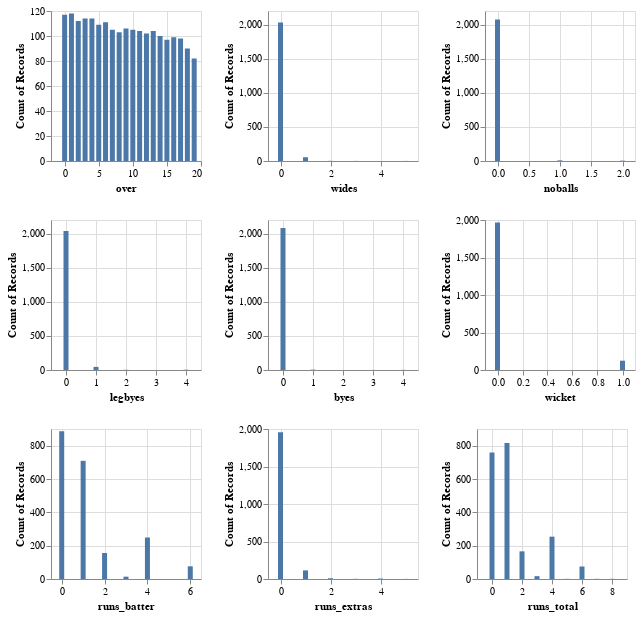

Write notebook code for a chart like this one.
### Markdown cell above
The dataset contains 22 columns and 2090 observations related to cricket. The ratio of quantitative to categorical (ordinal and nominal) data is approximately 50:50. Note that the columns **player_out, player_out_id, fielder_name, fielders_id, and wicket_type** show a significant amount of missing values. Player_out and player_out_id may be missing due to inapplicability (e.g., no one is out), which results in fielder_name, fielder_id, and wicket_type being invalid in these observations. Thus, these missing data are likely classified as **missing at random(MAR)**. Given the complexity of imputing these values, they are unlikely to be included in our further analysis.

### Code cell
def vis_bar(x_input):
    return alt.Chart(data).mark_bar().encode(
        x = x_input,
        y = "count()"
    ).properties(
        width = 150, 
        height = 150
    )

over = vis_bar("over")
wides = vis_bar("wides")
noballs = vis_bar("noballs")
legbyes = vis_bar("legbyes")
byes = vis_bar("byes")
wicket = vis_bar("wicket")
run_batter = vis_bar("runs_batter")
run_extras = vis_bar("runs_extras")
run_total = vis_bar("runs_total") 

v1 = alt.hconcat(over, wides, noballs)
v2 = alt.hconcat(legbyes, byes, wicket)
v3 = alt.hconcat(run_batter, run_extras, run_total)
alt.vconcat(v1, v2, v3)

### Figure 1 — Vega-Lite specification as saved in the notebook (floating-point values rounded to 4 significant figures; data arrays with more than 128 entries replaced by an {"elided": "..."} marker saying what was removed)
{"config": {"view": {"continuousWidth": 300, "continuousHeight": 300}}, "vconcat": [{"hconcat": [{"mark": {"type": "bar"}, "encoding": {"x": {"field": "over", "type": "quantitative"}, "y": {"aggregate": "count", "type": "quantitative"}}, "height": 150, "width": 150}, {"mark": {"type": "bar"}, "encoding": {"x": {"field": "wides", "type": "quantitative"}, "y": {"aggregate": "count", "type": "quantitative"}}, "height": 150, "width": 150}, {"mark": {"type": "bar"}, "encoding": {"x": {"field": "noballs", "type": "quantitative"}, "y": {"aggregate": "count", "type": "quantitative"}}, "height": 150, "width": 150}]}, {"hconcat": [{"mark": {"type": "bar"}, "encoding": {"x": {"field": "legbyes", "type": "quantitative"}, "y": {"aggregate": "count", "type": "quantitative"}}, "height": 150, "width": 150}, {"mark": {"type": "bar"}, "encoding": {"x": {"field": "byes", "type": "quantitative"}, "y": {"aggregate": "count", "type": "quantitative"}}, "height": 150, "width": 150}, {"mark": {"type": "bar"}, "encoding": {"x": {"field": "wicket", "type": "quantitative"}, "y": {"aggregate": "count", "type": "quantitative"}}, "height": 150, "width": 150}]}, {"hconcat": [{"mark": {"type": "bar"}, "encoding": {"x": {"field": "runs_batter", "type": "quantitative"}, "y": {"aggregate": "count", "type": "quantitative"}}, "height": 150, "width": 150}, {"mark": {"type": "bar"}, "encoding": {"x": {"field": "runs_extras", "type": "quantitative"}, "y": {"aggregate": "count", "type": "quantitative"}}, "height": 150, "width": 150}, {"mark": {"type": "bar"}, "encoding": {"x": {"field": "runs_total", "type": "quantitative"}, "y": {"aggregate": "count", "type": "quantitative"}}, "height": 150, "width": 150}]}], "data": {"name": "data-a40b8501cec5ff370463be888a1884e6"}, "$schema": "https://vega.github.io/schema/vega-lite/v5.16.3.json", "datasets": {"data-a40b8501cec5ff370463be888a1884e6": {"elided": "2090 records"}}}
